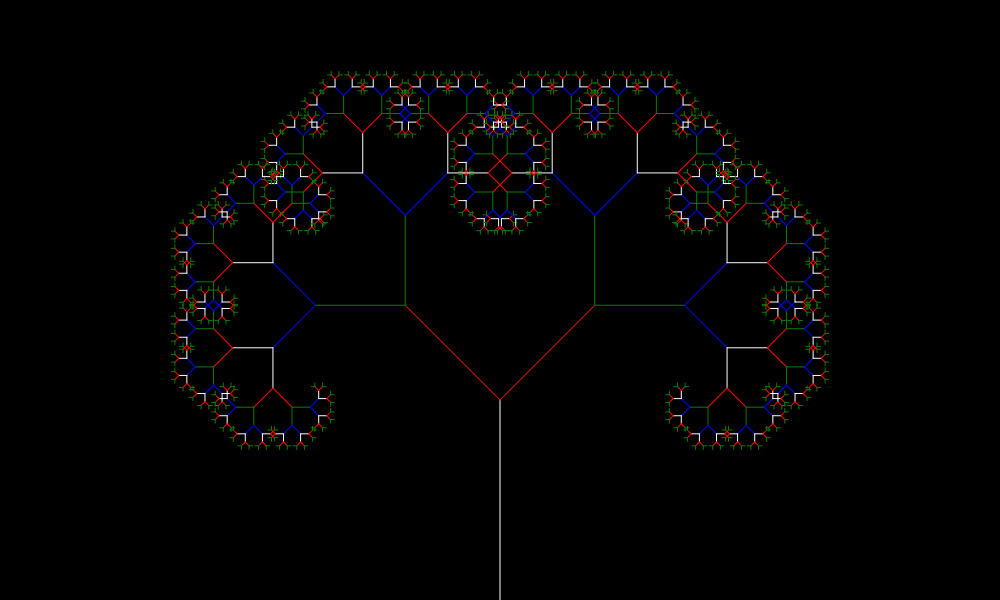
Frame 1 (no input)
Frame 60 (no input): identical to frame 1, image omitted
Frame 120 (the mouse pressed at the canvas centre since frame 60): identical to frame 1, image omitted

The p5.js sketch that drew this single still picture (run headless with seeded random() and noise() and a simulated clock; from frame 60 on, the mouse is pressed at the canvas centre):

// p5.js sketch
// ── sketch.js
let len = 200;
let angle = 0;
let slider;
let angleDisplay;
let level = 0;
let shrinkFactor = 0.67;


colors = ["white", "red", "green", "blue"];

function setup() {
	createCanvas(1000, 600);
	stroke(255);
	slider = createSlider(0, TWO_PI, PI/4, PI/100);
	angleDisplay = createP(angle);
	angle = PI / 3;
}

function draw() {
	background(0);
	angle = slider.value();
	angleDisplay.html((angle/PI).toFixed(2).toString() + ' pi radians');
	translate(width/2, height);
	branch(len);
}

function branch(length) {
	stroke(colors[level % colors.length]);
	level ++;
	line(0, 0, 0, -length);
	translate(0, -length);
	if (length > 4) {
		push();
		rotate(angle);
		branch(shrinkFactor * length);
		pop();
		push();
		rotate(-angle)
		branch(shrinkFactor * length);
		pop();
	}
	level --;
}
